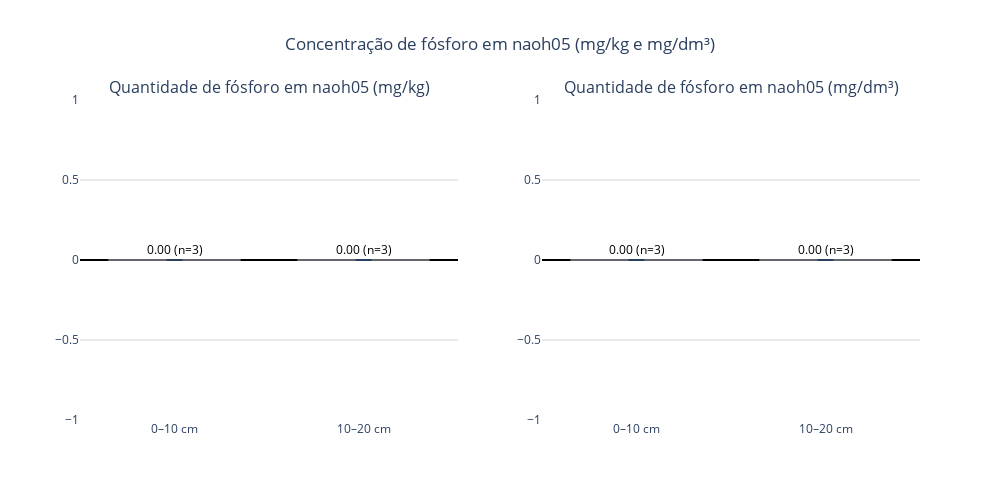

Write notebook code for a chart like this one.
### Code cell
import numpy as np
import plotly.graph_objects as go
from plotly.subplots import make_subplots

# Função para limpar valores negativos (não mensuráveis)
def limpar(valores):
    arr = np.array(valores, dtype=float)
    arr[arr <= 0] = 0
    return arr

# --- Dados mg/kg ---
pi_0_10_mgkg = limpar([R1_0_10_naoh05, R2_0_10_naoh05, P2_0_10_naoh05])
pi_10_20_mgkg = limpar([R1_10_20_naoh05, R2_10_20_naoh05, P2_10_20_naoh05])

# --- Dados mg/dm³ ---
pi_0_10_mgdm3 = limpar([p_R1010, p_R2010, p_P2010])

pi_10_20_mgdm3 = limpar([p_R11020, p_R21020, p_P21020])

# --- Estatísticas ---
def calcular_estatisticas(dados):
    mean = np.nanmean(dados)
    std = np.nanstd(dados, ddof=1)
    n = np.sum(~np.isnan(dados))
    sem = std / np.sqrt(n) if n > 0 else np.nan
    return mean, sem, n

means_mgkg, sems_mgkg, ns_mgkg = zip(*[calcular_estatisticas(pi_0_10_mgkg),
                                       calcular_estatisticas(pi_10_20_mgkg)])
means_mgdm3, sems_mgdm3, ns_mgdm3 = zip(*[calcular_estatisticas(pi_0_10_mgdm3),
                                          calcular_estatisticas(pi_10_20_mgdm3)])

# Labels e cores
labels = ['0–10 cm', '10–20 cm']
colors = ['#74c476', '#a1d99b']

# --- Criar subplots lado a lado ---
fig = make_subplots(rows=1, cols=2, subplot_titles=[
    'Quantidade de fósforo em naoh05 (mg/kg)',
    'Quantidade de fósforo em naoh05 (mg/dm³)'
])

# --- Função auxiliar para adicionar texto acima da barra + erro ---
def criar_textos(means, sems, ns):
    textos = []
    y_pos = []
    max_val = max([m + s for m, s in zip(means, sems) if not np.isnan(m)])
    for m, s, n in zip(means, sems, ns):
        if np.isnan(m):
            textos.append('Não mensurável')
            y_pos.append(0.05 * max_val)
        else:
            textos.append(f'{m:.2f}\n(n={n})')
            y_pos.append(m + s + 0.03*max_val)  # deslocamento acima da barra + erro
    return textos, y_pos

texts_mgkg, y_mgkg = criar_textos(means_mgkg, sems_mgkg, ns_mgkg)
texts_mgdm3, y_mgdm3 = criar_textos(means_mgdm3, sems_mgdm3, ns_mgdm3)

# --- Gráfico mg/kg ---
fig.add_trace(go.Bar(
    x=labels,
    y=means_mgkg,
    error_y=dict(type='data', array=sems_mgkg, visible=True, thickness=2, width=8),
    marker_color=colors,
    text=texts_mgkg,
    textposition='none',
), row=1, col=1)

# --- Adiciona anotações acima da barra + erro (mg/kg) ---
for xi, yi, txt in zip(labels, y_mgkg, texts_mgkg):
    fig.add_annotation(
        x=xi,
        y=yi,
        text=txt,
        showarrow=False,
        font=dict(size=12, color='black'),
        xanchor='center',
        yanchor='bottom',
        row=1, col=1
    )

# --- Gráfico mg/dm³ ---
fig.add_trace(go.Bar(
    x=labels,
    y=means_mgdm3,
    error_y=dict(type='data', array=sems_mgdm3, visible=True, thickness=2, width=8),
    marker_color=colors,
    text=texts_mgdm3,
    textposition='none',
), row=1, col=2)

# --- Adiciona anotações acima da barra + erro (mg/dm³) ---
for xi, yi, txt in zip(labels, y_mgdm3, texts_mgdm3):
    fig.add_annotation(
        x=xi,
        y=yi,
        text=txt,
        showarrow=False,
        font=dict(size=12, color='black'),
        xanchor='center',
        yanchor='bottom',
        row=1, col=2
    )

# --- Layout ---
fig.update_layout(
    height=500,
    width=1000,
    showlegend=False,
    title_text="Concentração de fósforo em naoh05 (mg/kg e mg/dm³)",
    title_x=0.5,
    bargap=0.3,
    plot_bgcolor='white',
    font=dict(size=12)
)

# Linhas de referência no zero
fig.update_yaxes(showgrid=True, gridcolor='lightgray', zeroline=True, zerolinecolor='black')

fig.show()

### Figure 1 — Plotly figure (JSON) as saved in the notebook; plotly's stock layout.template omitted (floating-point values rounded to 4 significant figures)
{"data": [{"error_y": {"array": [0, 0], "thickness": 2, "type": "data", "visible": true, "width": 8}, "marker": {"color": ["#74c476", "#a1d99b"]}, "text": ["0.00\n(n=3)", "0.00\n(n=3)"], "textposition": "none", "type": "bar", "x": ["0–10 cm", "10–20 cm"], "xaxis": "x", "y": [0, 0], "yaxis": "y"}, {"error_y": {"array": [0, 0], "thickness": 2, "type": "data", "visible": true, "width": 8}, "marker": {"color": ["#74c476", "#a1d99b"]}, "text": ["0.00\n(n=3)", "0.00\n(n=3)"], "textposition": "none", "type": "bar", "x": ["0–10 cm", "10–20 cm"], "xaxis": "x2", "y": [0, 0], "yaxis": "y2"}], "layout": {"annotations": [{"font": {"size": 16}, "showarrow": false, "text": "Quantidade de fósforo em naoh05 (mg/kg)", "x": 0.225, "xanchor": "center", "xref": "paper", "y": 1, "yanchor": "bottom", "yref": "paper"}, {"font": {"size": 16}, "showarrow": false, "text": "Quantidade de fósforo em naoh05 (mg/dm³)", "x": 0.775, "xanchor": "center", "xref": "paper", "y": 1, "yanchor": "bottom", "yref": "paper"}, {"font": {"color": "black", "size": 12}, "showarrow": false, "text": "0.00\n(n=3)", "x": "0–10 cm", "xanchor": "center", "xref": "x", "y": 0, "yanchor": "bottom", "yref": "y"}, {"font": {"color": "black", "size": 12}, "showarrow": false, "text": "0.00\n(n=3)", "x": "10–20 cm", "xanchor": "center", "xref": "x", "y": 0, "yanchor": "bottom", "yref": "y"}, {"font": {"color": "black", "size": 12}, "showarrow": false, "text": "0.00\n(n=3)", "x": "0–10 cm", "xanchor": "center", "xref": "x2", "y": 0, "yanchor": "bottom", "yref": "y2"}, {"font": {"color": "black", "size": 12}, "showarrow": false, "text": "0.00\n(n=3)", "x": "10–20 cm", "xanchor": "center", "xref": "x2", "y": 0, "yanchor": "bottom", "yref": "y2"}], "bargap": 0.3, "font": {"size": 12}, "height": 500, "plot_bgcolor": "white", "showlegend": false, "title": {"text": "Concentração de fósforo em naoh05 (mg/kg e mg/dm³)", "x": 0.5}, "width": 1000, "xaxis": {"anchor": "y", "domain": [0, 0.45]}, "xaxis2": {"anchor": "y2", "domain": [0.55, 1]}, "yaxis": {"anchor": "x", "domain": [0, 1], "gridcolor": "lightgray", "showgrid": true, "zeroline": true, "zerolinecolor": "black"}, "yaxis2": {"anchor": "x2", "domain": [0, 1], "gridcolor": "lightgray", "showgrid": true, "zeroline": true, "zerolinecolor": "black"}}}
